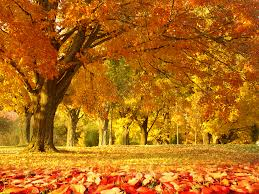
#> input picture cv/test.jpg, 259 x 194 px
$ jupyter execute 'Histogram Equalization.ipynb'
#> lines starting #> are read from the running program, lines starting #| are printed output that depends on the picture
[cell 1]
import matplotlib.pyplot as plt
import numpy as np
import cv2
import collections

[cell 2]
def plot_histogram(image):
  plt.figure(figsize=(8, 5), dpi=80)
  plt.hist(image.ravel(),256,[0,256])
  plt.show()

[cell 3]
def image_hist(img, normalized=True):
  m, n = img.shape
  h = np.zeros(256)

  for i in range(m):
    for j in range(n):
      h[img[i][j]] += 1

  if normalized:
    return np.array(h) / (m * n)

  return np.array(h)

[cell 4]
def cumsum(hist):
  # finds cumulative sum of a numpy array
  return [sum(hist[:i+1]) for i in range(len(hist))]

[cell 5]
def hist_equal(img):

  his = image_hist(img)
  cdf = np.array(cumsum(his))

  tf = np.uint8(cdf * 255)

  m, n = img.shape
  new_img = np.zeros_like(img)

  for i in range(m):
    for j in range(n):
      new_img[i, j] = tf[img[i, j]]

  return tf, new_img

[cell 6]
# read original image and turn image in grayscale value
img = cv2.imread("test.jpg") # (194, 259)
#> img is the input picture: shape (194, 259, 3); mean B, G, R 22.3, 105.5, 178.1
gray = cv2.cvtColor(img, cv2.COLOR_BGR2GRAY)
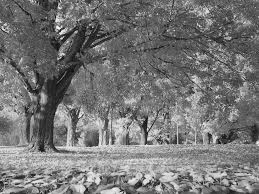
#> gray: shape (194, 259); min 8, max 250, mean 117.7

plot_histogram(gray)
#> in plot_histogram, `plt.show()`:
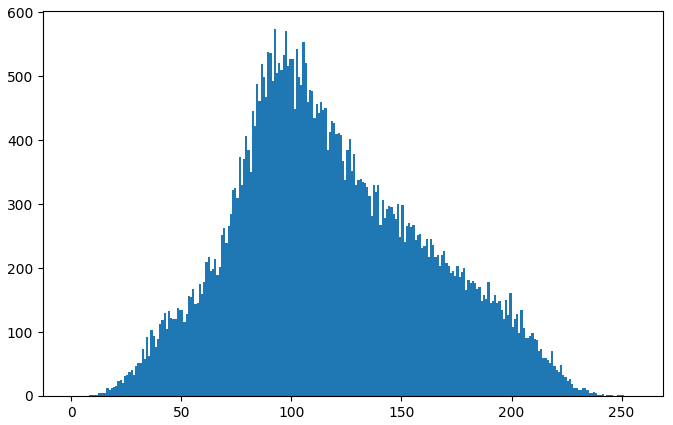
#> figure drawn by matplotlib, 1 panel; tallest bar 573 high, from x = 92 to 93

[cell 7]
# my plot histogram, normalized
hist = image_hist(gray, normalized=True)
#> hist = 256 values, max 0.0114 at index 92, min 0 at index 0, mean 0.00391
plt.bar(range(0, 256), hist);
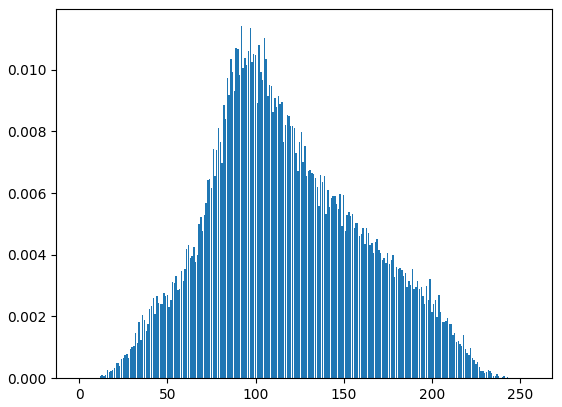
#> figure drawn by matplotlib, 1 panel; tallest bar 0.0114 high, from x = 91.6 to 92.4

[cell 8]
# get transfer function and new image
tf, img_new = hist_equal(gray)
#> in hist_equal, `his = image_hist(img)`: his has the same summary as hist outside hist_equal
#> in hist_equal, `cdf = np.array(cumsum(his))`: cdf = 256 values from 0 to 1
#> in hist_equal, `tf = np.uint8(cdf * 255)`: tf = 256 values from 0 to 254
#> after the loop in hist_equal, `for i in range(m):`:
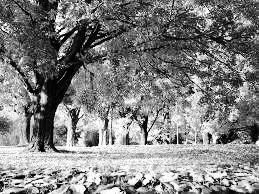
#> new_img: shape (194, 259); min 0, max 254, mean 127.8
#> tf = 256 values from 0 to 254

[cell 9]
plt.bar(range(0, 256), tf);
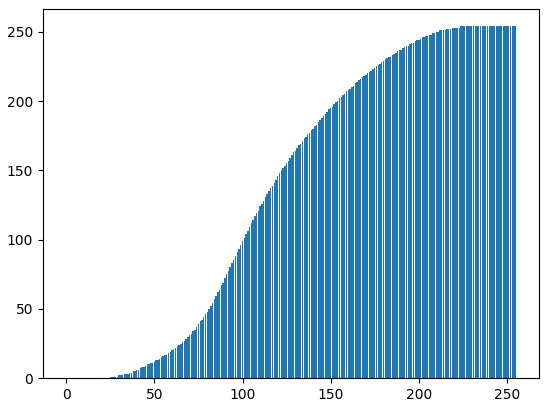
#> figure drawn by matplotlib, 1 panel

[cell 10]
plt.subplot(121)
plt.title("Old image")
plt.imshow(gray, cmap='gray')

plt.subplot(122)
plt.title("New image")
plt.imshow(img_new, cmap='gray');
